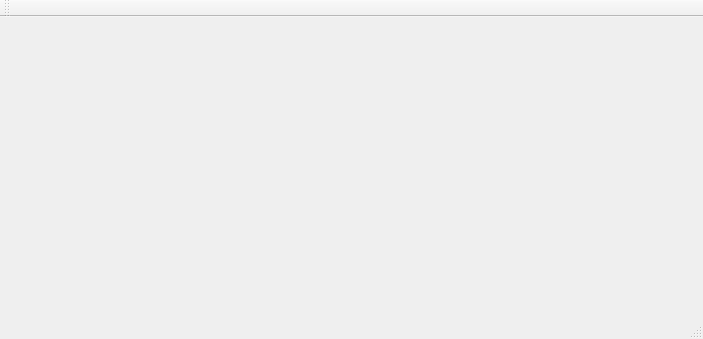
<?xml version="1.0" encoding="UTF-8"?>
<ui version="4.0">
 <class>FlowControllerClass</class>
 <widget class="QMainWindow" name="FlowControllerClass">
  <property name="geometry">
   <rect>
    <x>0</x>
    <y>0</y>
    <width>703</width>
    <height>339</height>
   </rect>
  </property>
  <property name="windowTitle">
   <string>FlowController</string>
  </property>
  <widget class="QWidget" name="centralWidget"/>
  <widget class="QMenuBar" name="menuBar">
   <property name="geometry">
    <rect>
     <x>0</x>
     <y>0</y>
     <width>703</width>
     <height>23</height>
    </rect>
   </property>
  </widget>
  <widget class="QToolBar" name="mainToolBar">
   <attribute name="toolBarArea">
    <enum>TopToolBarArea</enum>
   </attribute>
   <attribute name="toolBarBreak">
    <bool>false</bool>
   </attribute>
  </widget>
  <widget class="QStatusBar" name="statusBar"/>
 </widget>
 <layoutdefault spacing="6" margin="11"/>
 <resources>
  <include location="FlowController.qrc"/>
 </resources>
 <connections/>
</ui>
